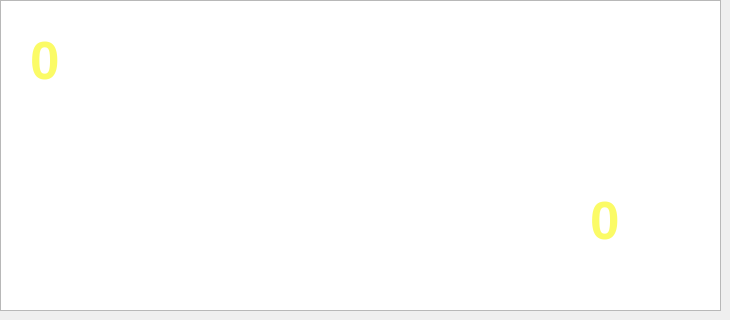
    <widget class="QWidget" name="page_9">
     <widget class="QGraphicsView" name="graphicsView_2">
      <property name="geometry">
       <rect>
        <x>0</x>
        <y>0</y>
        <width>721</width>
        <height>311</height>
       </rect>
      </property>
      <property name="styleSheet">
       <string notr="true"/>
      </property>
      <property name="verticalScrollBarPolicy">
       <enum>Qt::ScrollBarPolicy::ScrollBarAlwaysOff</enum>
      </property>
      <property name="horizontalScrollBarPolicy">
       <enum>Qt::ScrollBarPolicy::ScrollBarAlwaysOff</enum>
      </property>
     </widget>
     <widget class="QLabel" name="label_26">
      <property name="geometry">
       <rect>
        <x>30</x>
        <y>40</y>
        <width>131</width>
        <height>41</height>
       </rect>
      </property>
      <property name="font">
       <font>
        <pointsize>40</pointsize>
        <bold>true</bold>
       </font>
      </property>
      <property name="styleSheet">
       <string notr="true">color: rgba(250,250, 50, 190);</string>
      </property>
      <property name="text">
       <string>0</string>
      </property>
     </widget>
     <widget class="QLabel" name="label_29">
      <property name="geometry">
       <rect>
        <x>590</x>
        <y>200</y>
        <width>111</width>
        <height>41</height>
       </rect>
      </property>
      <property name="font">
       <font>
        <pointsize>40</pointsize>
        <bold>true</bold>
       </font>
      </property>
      <property name="styleSheet">
       <string notr="true">color: rgba(250,250, 50, 190);</string>
      </property>
      <property name="text">
       <string>0</string>
      </property>
     </widget>
    </widget>
